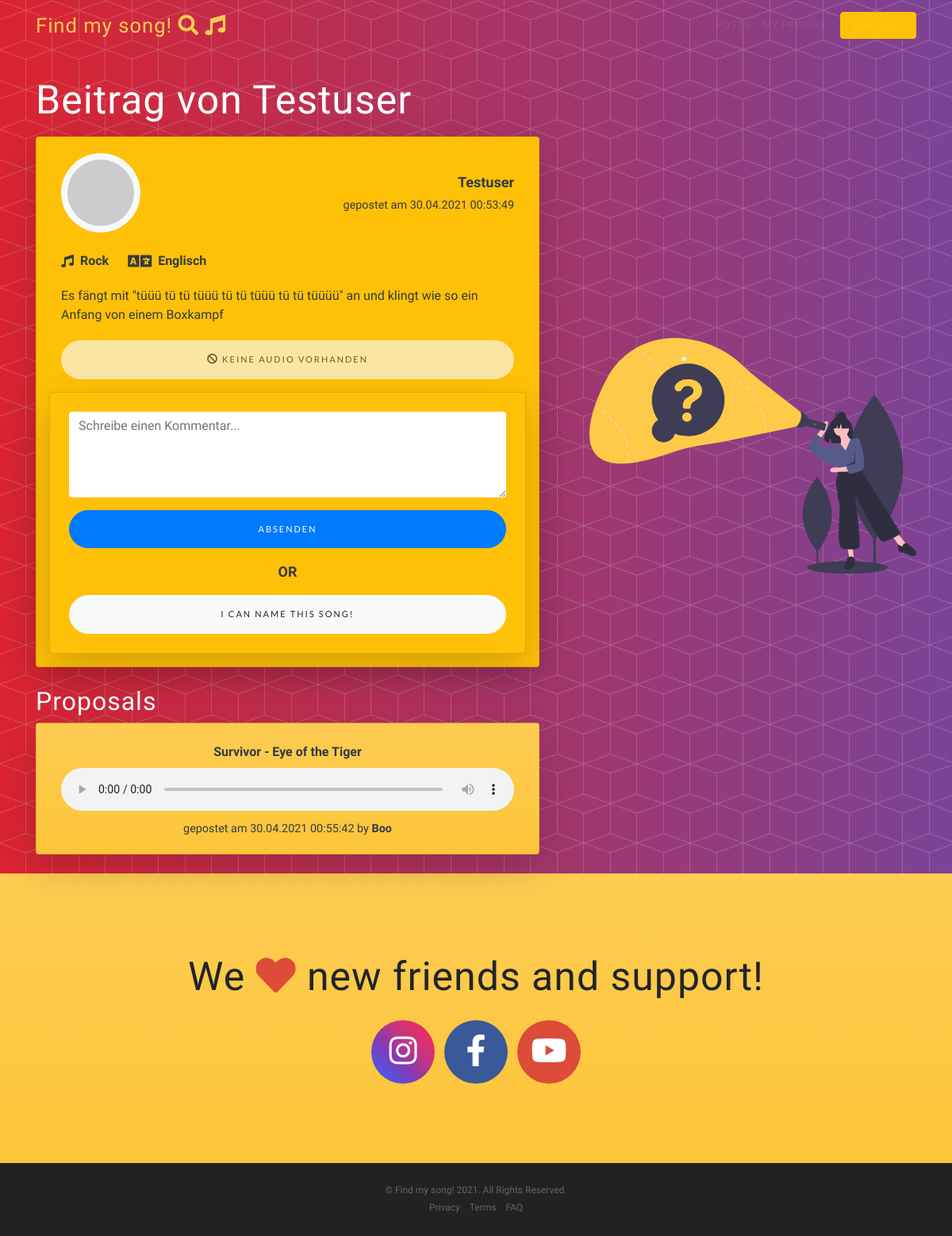
The page /post?id=55 (signed in) on the database its author committed.
### tables this page shows
CREATE TABLE `posts` (
  `id` int(11) NOT NULL,
  `description` text NOT NULL,
  `genre` varchar(255) NOT NULL,
  `language` varchar(255) NOT NULL,
  `audio_filename` varchar(255) NOT NULL,
  `post_date` datetime NOT NULL DEFAULT current_timestamp(),
  `username` varchar(255) NOT NULL
);

CREATE TABLE `proposals` (
  `id` int(11) NOT NULL,
  `url` text NOT NULL,
  `artist` varchar(255) NOT NULL,
  `song` varchar(255) NOT NULL,
  `post_date` datetime NOT NULL DEFAULT current_timestamp(),
  `post_id` int(11) NOT NULL,
  `username` varchar(255) NOT NULL
);

### model/Db.php (called while the page is built, shortened)
<?php
  class Db {
    protected $dbHost = 'localhost';
    protected $dbUser = 'root';
    protected $dbPass = '';
    protected $dbName = 'findmysong';
    protected $dbHandler, $dbStmt;
    public function __construct() {
      $Dsn = "mysql:host=" . $this->dbHost . ';dbname=' . $this->dbName;
      $Options = array(
        PDO::ATTR_PERSISTENT => true,
        PDO::ATTR_ERRMODE => PDO::ERRMODE_EXCEPTION
      );
      try {
        $this->dbHandler = new PDO($Dsn, $this->dbUser, $this->dbPass, $Options);
      } catch (Exception $e) {
        var_dump('Database connection failed: ' . $e->getMessage());
      }
    }
    public function query($query) {
      $this->dbStmt = $this->dbHandler->prepare($query);
    }
    public function bind($param, $value, $type = null) {
      if (is_null($type)) {
        switch (true) {
          case is_int($value):
            $type = PDO::PARAM_INT;
          break;
        }
      }
      $this->dbStmt->bindValue($param, $value, $type);
    }
    public function execute()
    {
      $this->dbStmt->execute();
      return true;
    }
    public function fetch() {
      $this->execute();
      return $this->dbStmt->fetch(PDO::FETCH_ASSOC);
    }
    public function fetchAll() {
      $this->execute();
      return $this->dbStmt->fetchAll(PDO::FETCH_ASSOC);
    }
  }
 ?>

### controller/Post.php (called while the page is built, shortened)
<?php
require_once('./model/PostModel.php');
class Post extends Controller {
    public function __construct() {
        $this->postModel = new PostModel();
      }
    public function getPost(int $id) {
        return $PostRecords = $this->postModel->getPost($id);
    }
    public function getProposals(int $id){
        return $proposalRecords = $this->postModel->getProposals($id);
    }
}
?>

### model/PostModel.php (called while the page is built, shortened)
<?php
    require_once(__dir__ . '/Db.php');
    class PostModel extends Db {
      public function getPost(int $id) :array
      {
        $this->query("SELECT * FROM `posts` WHERE id = :id");
        $this->bind('id', $id);
        $this->execute();
        $Post = $this->fetch();
        if (count($Post) > 0) {
          $Response = array(
            'status' => true,
            'data' => $Post
          );
          return $Response;
        }
        $Response = array(
          'status' => false,
          'data' => []
        );
        return $Response;
      }
      public function getProposals(int $id) :array {
        $this->query("SELECT * FROM `proposals` WHERE post_id = :id ORDER BY `id` DESC");
        $this->bind('id', $id);
        $this->execute();
        $Proposals = $this->fetchAll();
        if (count($Proposals) > 0) {
          $Proposals[0]['post_date'] = date("d.m.Y H:i:s", strtotime($Proposals[0]['post_date']));
          $Response = array(
            'status' => true,
            'data' => $Proposals
          );
          return $Response;
        }
        $Response = array(
          'status' => false,
          'data' => []
        );
        return $Response;
      }
    }
 ?>

### post.php (the view, shortened to what this page needs)
<?php
require_once('./controller/Post.php');
$Post = new Post();
$Proposals = new Post();
$Post = $Post->getPost($_GET['id']);
$Proposals = $Proposals->getProposals($_GET['id']);
?>
<!DOCTYPE html>
<html lang="en">
<head>
</head>
<body id="page-top">
    <?php include("includes/nav_forum.inc.php")?>
    <header class="masthead" id="masthead-posts">
        <div class="container h-100 pt-5">
            <div class="row h-100">
                <div class="col-lg-7 my-auto">
                    <div class="header-content mx-auto mt-5">
                        <h1>Beitrag von <?php echo ucwords($Post['data']['username']) ?></h1>
                        <div class="row mt-3">
                            <?php if ($Post['status']) : ?>
                                <div class="col-12">
                                    <div class="card shadow-lg p-3 mb-4 rounded bg-warning text-dark">
                                        <div class="container">
                                            <div class="row mb-4 mt-1 avatar-center">
                                                <div class="col user_profilepic text-left">
                                                    <img id="profilepic" class="bg-light rounded-circle p-2" src="https://robohash.org/<?php echo $Post['data']['username']?>.png?set=set4" alt="kitty user profilepic">
                                                </div>
                                                <div class="col post_user_date text-right">
                                                    <p><strong><?php echo ucwords($Post['data']['username']); ?></strong></p>
                                                    <p><small>gepostet am <?php echo date("d.m.Y H:i:s", strtotime($Post['data']['post_date'])); ?></small></p>
                                                </div>
                                            </div>
                                            <div class="row">
                                                <div class="col post_genre_language">
                                                    <p><i class="fas fa-music pr-2"></i> <strong><?php echo ucwords($Post['data']['genre']); ?></strong> <i class="fas fa-language pr-2 pl-4"></i> <strong><?php echo ucwords($Post['data']['language']); ?></strong></p>
                                                </div>
                                            </div>
                                            <div class="post_description">
                                                <p><?php echo $Post['data']['description']; ?></p>
                                            </div>
                                            <?=$Post['data']['audio_filename'] != "" ?  "<audio class=\"post_audio mb-2\" src=\" " . $Post['data']['audio_filename'] . "\" controls></audio>" : "<button type=\"button\" class=\"btn btn-light btn-xl btn-block \" disabled><i class=\"fas fa-ban\"></i> Keine Audio vorhanden</button>" ?>
                                        </div>
                                        <form action="" method="post" id="new_comment" class="card shadow-lg px-4 pt-4 pb-1 mt-3 bg-warning text-dark rounded">
                                            <div class="form-group">
                                                <textarea required name="comment" class="form-control border-0" id="comment" cols="30" rows="4" placeholder="Schreibe einen Kommentar..."></textarea>
                                            </div>
                                            <button type="submit" name="create_comment" class="btn btn-primary btn-xl" id="create_comment">Absenden</button>
                                            <p class="text-center mt-3 mb-2"><strong>OR</strong><p>
                                            <button type="button" class="btn btn-light btn-xl btn-block mt-2" data-toggle="modal" data-target=".proposal-sm">I can name this song!</button>
                                        </form>
                                    </div>
                                    <div class="proposal_container">
                                        <?php if ($Proposals['status']) : ?>
                                            <h2>Proposals</h2>
                                            <?php foreach ($Proposals['data'] as $proposal) : ?>
                                                <div class="card shadow-lg p-3 mb-4 rounded text-dark bg-primary text-center">
                                                    <div class="container">
                                                        <div class="song_information mt-2"><strong><?=$proposal['artist']?> - <?=$proposal['song']?></strong>
                                                            <audio class="post_audio mt-2" controls>
                                                                <source src="<?=$proposal['url']?>" type="audio/x-m4a">
                                                            </audio>
                                                        </div>
                                                        <div class="col post_user_date text-right text-center">
                                                            <p class="mb-1"><small>gepostet am <?php echo date("d.m.Y H:i:s", strtotime($proposal['post_date'])); ?> by <strong><?php echo ucwords($proposal['username']); ?></strong></small></p>
                                                        </div>
                                                    </div>
                                                </div>
                                            <?php endforeach; ?>
                                        <?php endif; ?>
                                    </div>
                                </div>
                            <?php endif; ?>
                        </div>
                    </div>
                </div>
                <div class="col-lg-5 my-auto pl-5">
                    <img src="assets/img/searching_illustration.svg" alt="a girl with a flashlight searching for something illustration"
                        class="img-fluid">
                </div>
            </div>
        </div>
    </header>
    <?php include("includes/socialmedia.inc.php")?>
    <?php include("includes/footer.inc.php")?>
</body>
</html>

### rows shown on the page
posts: username "Testuser", post_date "30.04.2021 00:53:49", genre "Rock", language "Englisch", description "Es fängt mit \"tüüü tü tü tüüü tü tü tüüü tü tü tüüüü\" an und klingt wie so ein Anfang von einem Boxkampf"
proposals: artist "Survivor", song "Eye of the Tiger", post_date "30.04.2021 00:55:42", username "Boo"
